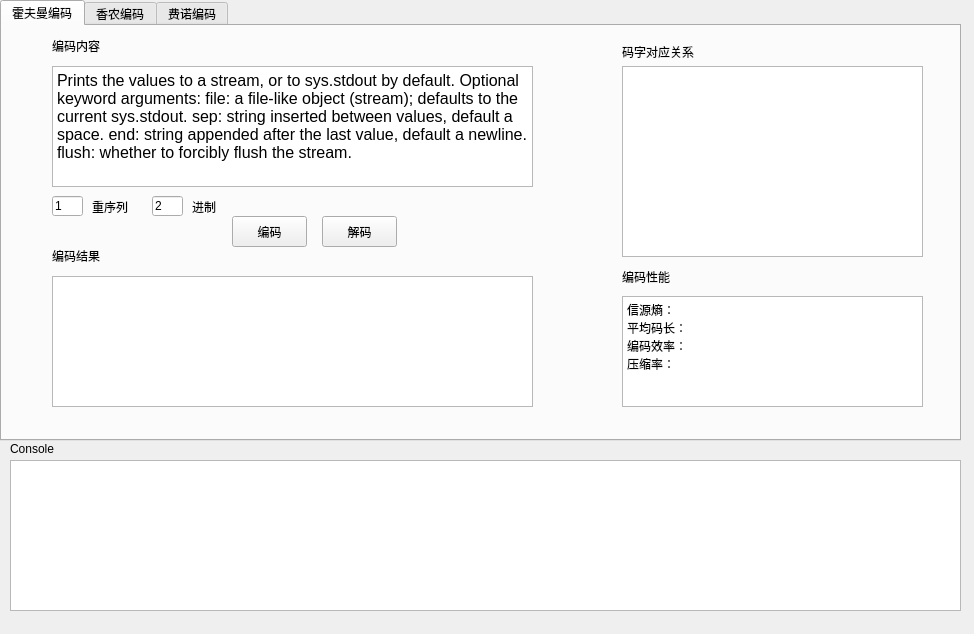
<?xml version="1.0" encoding="UTF-8"?>
<ui version="4.0">
 <class>MainWindow</class>
 <widget class="QMainWindow" name="MainWindow">
  <property name="geometry">
   <rect>
    <x>0</x>
    <y>0</y>
    <width>974</width>
    <height>634</height>
   </rect>
  </property>
  <property name="minimumSize">
   <size>
    <width>974</width>
    <height>634</height>
   </size>
  </property>
  <property name="maximumSize">
   <size>
    <width>974</width>
    <height>634</height>
   </size>
  </property>
  <property name="windowTitle">
   <string>信息论课程设计</string>
  </property>
  <widget class="QWidget" name="centralwidget">
   <widget class="QTabWidget" name="tabWidget">
    <property name="geometry">
     <rect>
      <x>0</x>
      <y>0</y>
      <width>961</width>
      <height>441</height>
     </rect>
    </property>
    <property name="currentIndex">
     <number>0</number>
    </property>
    <widget class="QWidget" name="huffman_widget">
     <property name="title" stdset="0">
      <string>霍夫曼编码</string>
     </property>
     <attribute name="title">
      <string>霍夫曼编码</string>
     </attribute>
     <widget class="QPlainTextEdit" name="msgbox_h">
      <property name="geometry">
       <rect>
        <x>50</x>
        <y>40</y>
        <width>481</width>
        <height>121</height>
       </rect>
      </property>
      <property name="font">
       <font>
        <pointsize>12</pointsize>
       </font>
      </property>
      <property name="plainText">
       <string>Prints the values to a stream, or to sys.stdout by default. Optional keyword arguments: file: a file-like object (stream); defaults to the current sys.stdout. sep: string inserted between values, default a space. end: string appended after the last value, default a newline. flush: whether to forcibly flush the stream.</string>
      </property>
     </widget>
     <widget class="QLabel" name="label">
      <property name="geometry">
       <rect>
        <x>50</x>
        <y>10</y>
        <width>71</width>
        <height>20</height>
       </rect>
      </property>
      <property name="text">
       <string>编码内容</string>
      </property>
     </widget>
     <widget class="QLabel" name="label_2">
      <property name="geometry">
       <rect>
        <x>90</x>
        <y>170</y>
        <width>71</width>
        <height>21</height>
       </rect>
      </property>
      <property name="text">
       <string>重序列</string>
      </property>
     </widget>
     <widget class="QLineEdit" name="n_box">
      <property name="geometry">
       <rect>
        <x>50</x>
        <y>170</y>
        <width>31</width>
        <height>20</height>
       </rect>
      </property>
      <property name="text">
       <string>1</string>
      </property>
     </widget>
     <widget class="QLineEdit" name="r_box">
      <property name="geometry">
       <rect>
        <x>150</x>
        <y>170</y>
        <width>31</width>
        <height>20</height>
       </rect>
      </property>
      <property name="text">
       <string>2</string>
      </property>
     </widget>
     <widget class="QLabel" name="label_3">
      <property name="geometry">
       <rect>
        <x>190</x>
        <y>170</y>
        <width>51</width>
        <height>21</height>
       </rect>
      </property>
      <property name="text">
       <string>进制</string>
      </property>
     </widget>
     <widget class="QPlainTextEdit" name="coding_result_box_h">
      <property name="geometry">
       <rect>
        <x>620</x>
        <y>40</y>
        <width>301</width>
        <height>191</height>
       </rect>
      </property>
      <property name="font">
       <font>
        <family>宋体</family>
        <pointsize>12</pointsize>
       </font>
      </property>
      <property name="plainText">
       <string/>
      </property>
     </widget>
     <widget class="QLabel" name="label_4">
      <property name="geometry">
       <rect>
        <x>620</x>
        <y>15</y>
        <width>111</width>
        <height>21</height>
       </rect>
      </property>
      <property name="text">
       <string>码字对应关系</string>
      </property>
     </widget>
     <widget class="QPlainTextEdit" name="encoded_box_h">
      <property name="geometry">
       <rect>
        <x>50</x>
        <y>250</y>
        <width>481</width>
        <height>131</height>
       </rect>
      </property>
      <property name="font">
       <font>
        <pointsize>12</pointsize>
       </font>
      </property>
      <property name="plainText">
       <string/>
      </property>
     </widget>
     <widget class="QLabel" name="label_5">
      <property name="geometry">
       <rect>
        <x>50</x>
        <y>220</y>
        <width>81</width>
        <height>20</height>
       </rect>
      </property>
      <property name="text">
       <string>编码结果</string>
      </property>
     </widget>
     <widget class="QPushButton" name="encode_button_h">
      <property name="geometry">
       <rect>
        <x>230</x>
        <y>190</y>
        <width>75</width>
        <height>31</height>
       </rect>
      </property>
      <property name="text">
       <string>编码</string>
      </property>
     </widget>
     <widget class="QLabel" name="label_6">
      <property name="geometry">
       <rect>
        <x>620</x>
        <y>240</y>
        <width>81</width>
        <height>21</height>
       </rect>
      </property>
      <property name="text">
       <string>编码性能</string>
      </property>
     </widget>
     <widget class="QPlainTextEdit" name="summary_box_h">
      <property name="geometry">
       <rect>
        <x>620</x>
        <y>270</y>
        <width>301</width>
        <height>111</height>
       </rect>
      </property>
      <property name="plainText">
       <string>信源熵：
平均码长：
编码效率：
压缩率：</string>
      </property>
     </widget>
     <widget class="QPushButton" name="decode_button_h">
      <property name="geometry">
       <rect>
        <x>320</x>
        <y>190</y>
        <width>75</width>
        <height>31</height>
       </rect>
      </property>
      <property name="text">
       <string>解码</string>
      </property>
     </widget>
    </widget>
    <widget class="QWidget" name="shannon_widget">
     <attribute name="title">
      <string>香农编码</string>
     </attribute>
     <widget class="QPlainTextEdit" name="msgbox_s">
      <property name="geometry">
       <rect>
        <x>50</x>
        <y>40</y>
        <width>481</width>
        <height>141</height>
       </rect>
      </property>
      <property name="font">
       <font>
        <pointsize>12</pointsize>
       </font>
      </property>
      <property name="plainText">
       <string>Prints the values to a stream, or to sys.stdout by default. Optional keyword arguments: file: a file-like object (stream); defaults to the current sys.stdout. sep: string inserted between values, default a space. end: string appended after the last value, default a newline. flush: whether to forcibly flush the stream.</string>
      </property>
     </widget>
     <widget class="QPlainTextEdit" name="encoded_box_s">
      <property name="geometry">
       <rect>
        <x>50</x>
        <y>250</y>
        <width>481</width>
        <height>131</height>
       </rect>
      </property>
      <property name="font">
       <font>
        <pointsize>12</pointsize>
       </font>
      </property>
      <property name="plainText">
       <string/>
      </property>
     </widget>
     <widget class="QPushButton" name="encode_button_s">
      <property name="geometry">
       <rect>
        <x>140</x>
        <y>190</y>
        <width>75</width>
        <height>31</height>
       </rect>
      </property>
      <property name="text">
       <string>编码</string>
      </property>
     </widget>
     <widget class="QPlainTextEdit" name="coding_result_box_s">
      <property name="geometry">
       <rect>
        <x>620</x>
        <y>40</y>
        <width>301</width>
        <height>191</height>
       </rect>
      </property>
      <property name="font">
       <font>
        <family>宋体</family>
        <pointsize>12</pointsize>
       </font>
      </property>
     </widget>
     <widget class="QLabel" name="label_10">
      <property name="geometry">
       <rect>
        <x>620</x>
        <y>240</y>
        <width>81</width>
        <height>21</height>
       </rect>
      </property>
      <property name="text">
       <string>编码性能</string>
      </property>
     </widget>
     <widget class="QPlainTextEdit" name="summary_box_s">
      <property name="geometry">
       <rect>
        <x>620</x>
        <y>270</y>
        <width>301</width>
        <height>111</height>
       </rect>
      </property>
      <property name="plainText">
       <string>信源熵：
平均码长：
编码效率：
压缩率：</string>
      </property>
     </widget>
     <widget class="QLabel" name="label_11">
      <property name="geometry">
       <rect>
        <x>50</x>
        <y>220</y>
        <width>81</width>
        <height>20</height>
       </rect>
      </property>
      <property name="text">
       <string>编码结果</string>
      </property>
     </widget>
     <widget class="QLabel" name="label_12">
      <property name="geometry">
       <rect>
        <x>620</x>
        <y>15</y>
        <width>111</width>
        <height>21</height>
       </rect>
      </property>
      <property name="text">
       <string>码字对应关系</string>
      </property>
     </widget>
     <widget class="QLabel" name="label_13">
      <property name="geometry">
       <rect>
        <x>50</x>
        <y>10</y>
        <width>71</width>
        <height>20</height>
       </rect>
      </property>
      <property name="text">
       <string>编码内容</string>
      </property>
     </widget>
     <widget class="QPushButton" name="decode_button_s">
      <property name="geometry">
       <rect>
        <x>330</x>
        <y>190</y>
        <width>75</width>
        <height>31</height>
       </rect>
      </property>
      <property name="text">
       <string>解码</string>
      </property>
     </widget>
    </widget>
    <widget class="QWidget" name="fino_widget">
     <attribute name="title">
      <string>费诺编码</string>
     </attribute>
     <widget class="QPlainTextEdit" name="msgbox_f">
      <property name="geometry">
       <rect>
        <x>50</x>
        <y>40</y>
        <width>481</width>
        <height>141</height>
       </rect>
      </property>
      <property name="font">
       <font>
        <pointsize>12</pointsize>
       </font>
      </property>
      <property name="plainText">
       <string>Prints the values to a stream, or to sys.stdout by default. Optional keyword arguments: file: a file-like object (stream); defaults to the current sys.stdout. sep: string inserted between values, default a space. end: string appended after the last value, default a newline. flush: whether to forcibly flush the stream.</string>
      </property>
     </widget>
     <widget class="QPlainTextEdit" name="encoded_box_f">
      <property name="geometry">
       <rect>
        <x>50</x>
        <y>250</y>
        <width>481</width>
        <height>131</height>
       </rect>
      </property>
      <property name="font">
       <font>
        <pointsize>12</pointsize>
       </font>
      </property>
      <property name="plainText">
       <string/>
      </property>
     </widget>
     <widget class="QPushButton" name="encode_button_f">
      <property name="geometry">
       <rect>
        <x>140</x>
        <y>190</y>
        <width>75</width>
        <height>31</height>
       </rect>
      </property>
      <property name="text">
       <string>编码</string>
      </property>
     </widget>
     <widget class="QPlainTextEdit" name="coding_result_box_f">
      <property name="geometry">
       <rect>
        <x>620</x>
        <y>40</y>
        <width>301</width>
        <height>191</height>
       </rect>
      </property>
      <property name="font">
       <font>
        <family>宋体</family>
        <pointsize>12</pointsize>
       </font>
      </property>
     </widget>
     <widget class="QLabel" name="label_16">
      <property name="geometry">
       <rect>
        <x>620</x>
        <y>240</y>
        <width>81</width>
        <height>21</height>
       </rect>
      </property>
      <property name="text">
       <string>编码性能</string>
      </property>
     </widget>
     <widget class="QPlainTextEdit" name="summary_box_f">
      <property name="geometry">
       <rect>
        <x>620</x>
        <y>270</y>
        <width>301</width>
        <height>111</height>
       </rect>
      </property>
      <property name="plainText">
       <string>信源熵：
平均码长：
编码效率：
压缩率：</string>
      </property>
     </widget>
     <widget class="QLabel" name="label_17">
      <property name="geometry">
       <rect>
        <x>50</x>
        <y>220</y>
        <width>81</width>
        <height>20</height>
       </rect>
      </property>
      <property name="text">
       <string>编码结果</string>
      </property>
     </widget>
     <widget class="QLabel" name="label_18">
      <property name="geometry">
       <rect>
        <x>620</x>
        <y>15</y>
        <width>111</width>
        <height>21</height>
       </rect>
      </property>
      <property name="text">
       <string>码字对应关系</string>
      </property>
     </widget>
     <widget class="QLabel" name="label_19">
      <property name="geometry">
       <rect>
        <x>50</x>
        <y>10</y>
        <width>71</width>
        <height>20</height>
       </rect>
      </property>
      <property name="text">
       <string>编码内容</string>
      </property>
     </widget>
     <widget class="QPushButton" name="decode_button_f">
      <property name="geometry">
       <rect>
        <x>330</x>
        <y>190</y>
        <width>75</width>
        <height>31</height>
       </rect>
      </property>
      <property name="text">
       <string>解码</string>
      </property>
     </widget>
    </widget>
   </widget>
   <widget class="QPlainTextEdit" name="console_box">
    <property name="geometry">
     <rect>
      <x>10</x>
      <y>460</y>
      <width>951</width>
      <height>151</height>
     </rect>
    </property>
    <property name="font">
     <font>
      <pointsize>10</pointsize>
     </font>
    </property>
   </widget>
   <widget class="QLabel" name="label_7">
    <property name="geometry">
     <rect>
      <x>10</x>
      <y>440</y>
      <width>81</width>
      <height>18</height>
     </rect>
    </property>
    <property name="text">
     <string>Console</string>
    </property>
   </widget>
  </widget>
 </widget>
 <resources/>
 <connections/>
</ui>
